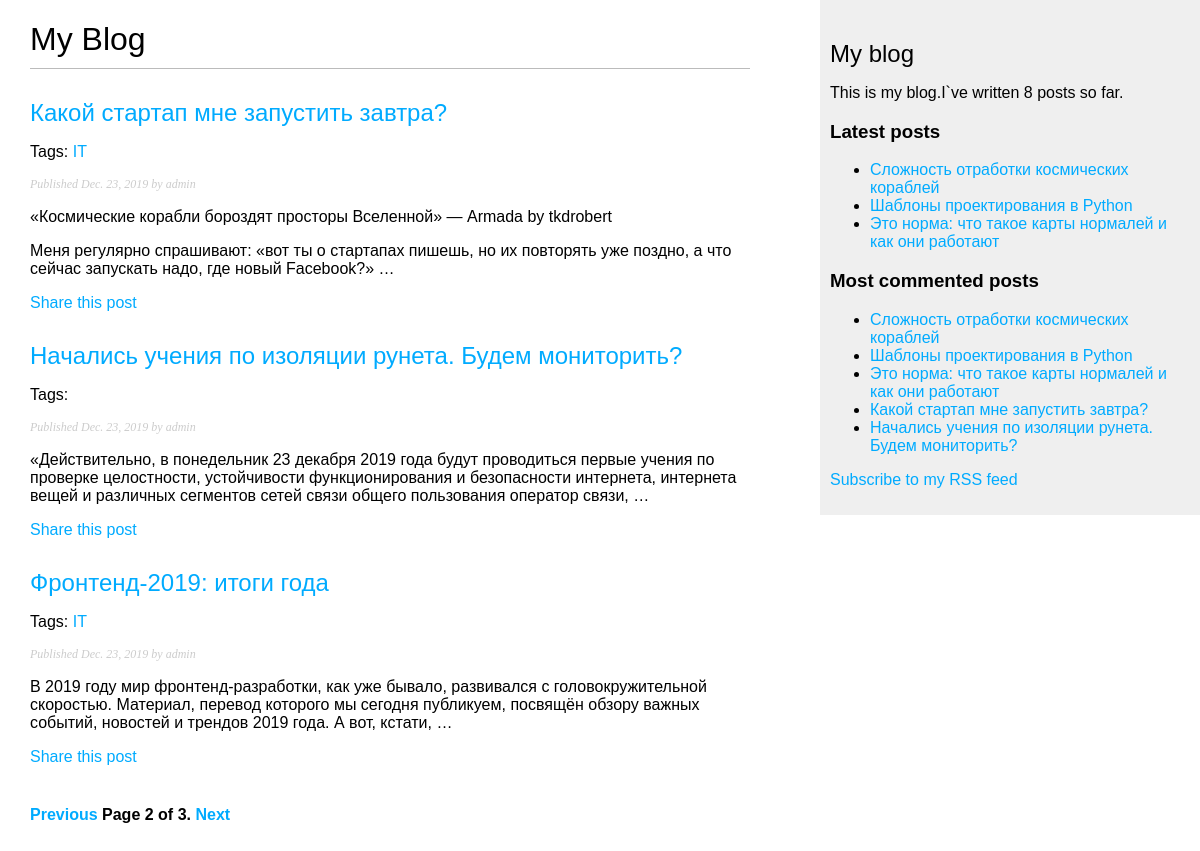
Screenshot of /blog/?page=2 with the database file from the repository.
### blog_app/models.py (models this page shows)
class Post(models.Model):
    STATUS_CHOICES = (
        ('draft','Draft'),
        ('published', 'Published'),
    )
    title = models.CharField(max_length = 250)
    slug = models.SlugField(max_length=250, unique_for_date = 'publish')
    author = models.ForeignKey(User, on_delete=models.CASCADE, related_name ='blog_posts')
    body = models.TextField()
    publish = models.DateField(default = timezone.now)
    created = models.DateField(auto_now_add = True)
    updated = models.DateField(auto_now= True)
    status = models.CharField(max_length = 10, choices = STATUS_CHOICES, default = 'draft')
    objects = models.Manager()
    published = PublishedManager()
    tags = TaggableManager()
    class Meta:
        ordering = ('-publish',)
    def __str__(self):
        return self.title
    def get_absolute_url(self):
        return reverse('blog:post_detail', args=[self.publish.year, self.publish.month, self.publish.day, self.slug])

### blog_app/views.py (the view)
# urls.py: path('',views.post_list, name='post_list'),
def post_list(request,tag_slug = None):
    object_list = Post.published.all()
    tag = None
    if tag_slug:
        tag = get_object_or_404(Tag, slug = tag_slug)
        object_list = object_list.filter(tags__in = [tag])
    paginator = Paginator(object_list,3)# 3 articles per page
    page = request.GET.get('page') if request.GET.get('page') else 1
    posts = {}
    try:
        posts = paginator.page(page)
    except PageNotAnInteger:
        post = paginator.page(1)
    except EmptyPage:
        posts = paginator.page(paginator.num_pages)
    return render(request, 'blog/post/list.html', {'page':page,'posts':posts,'tag': tag})

### blog_app/models.py (called while the page is built)
    def get_queryset(self):
        return super().get_queryset().filter(status = 'published')

### blog_app/templatetags/blog_tags.py (called while the page is built)
@register.simple_tag
def total_posts():
    return Post.published.count()

@register.inclusion_tag('blog/post/latest_post.html')
def show_latest_posts(count = 5):
    latest_posts = Post.published.order_by('-publish')[:count]
    print(latest_posts)
    return {'latest_posts':latest_posts}

@register.simple_tag
def get_most_commented_posts(count =5):
    return Post.published.annotate(total_comments = Count('comments')).order_by('-total_comments')[:count]

@register.filter(name = 'markdown')
def markdown_format(text):
    return mark_safe(markdown.markdown(text))

### templates/blog/post/list.html (shortened to what this page needs)
{% extends "blog/base.html" %}
{% load blog_tags %}
{% block content %}
<h1>My Blog</h1>
{% for post in posts %}
<h2>
    <a href="{{ post.get_absolute_url }}">{{ post.title }}</a>
</h2>
<p class="tags">
    Tags:
    {% for tag in post.tags.all %}
    <a href="{% url "blog:post_list_tag" tag.slug %}">
    {{ tag.name }}
    </a>
    {% endfor %}
    </p>
<p class="date">Published {{ post.publish }} by {{ post.author }}</p>
{{ post.body|markdown|truncatewords_html:30 }}
<p>
    <a href="{% url "blog:post_share" post.id %}">Share this post</a>
</p>
{% endfor %}
{% include "blog/pagination.html" with page=posts %}
{% endblock %}

### templates/blog/base.html (shortened to what this page needs)
{% load blog_tags %}
{% load static %}
<!DOCTYPE html>
<html>
<head>
    <link href="{% static "css/blog.css" %}" rel="stylesheet">
</head>
<body>
    <div id="content">
        {% block content %}
        {% endblock %}
    </div>
    <div id="sidebar">
        <h2>My blog</h2>
        <p>This is my blog.I`ve written {% total_posts %} posts so far.</p>
        <h3>Latest posts</h3>
        {% show_latest_posts 3 %}
        <h3>Most commented posts</h3>
        {% get_most_commented_posts as most_commented_posts %}
        <ul>
            {% for post in most_commented_posts %}
            <li><a href="{{ post.get_absolute_url }}">{{ post.title }}</a></li>
            {% endfor %}
        </ul>
        <p><a href="{% url "blog:post_feed" %}">Subscribe to my RSS feed</a></p>
    </div>
</body>
</html>

### templates/blog/post/latest_post.html
<ul>
    {% for post in latest_posts %}
    <li><a href="{{ post.get_absolute_url }}">{{ post.title }}</a></li>
    {% endfor %}
</ul>

### static/css/blog.css (style rules this page uses)
body { margin:0; padding:0; font-family:helvetica, sans-serif; }
a { color:#00abff; text-decoration:none; }
h1 { font-weight:normal; border-bottom:1px solid #bbb; padding:0 0 10px 0; }
h2 { font-weight:normal; margin:30px 0 0; }
#content { float:left; width:60%; padding:0 0 0 30px; }
#sidebar { float:right; width:30%; padding:10px; background:#efefef; height:100%; }
p.date { color:#ccc; font-family: georgia, serif; font-size: 12px; font-style: italic; }

### rows the page displays
Post: title "Какой стартап мне запустить завтра?", publish "Dec. 23, 2019", author "admin", body "«Космические корабли бороздят просторы Вселенной» — Armada by tkdrobert Меня регулярно спрашивают: «вот ты о стартапах пишешь, но их повторять уже поздно, а что сейчас запускать надо, где новый Facebook?» …"
Tag: name "IT"
Post: title "Начались учения по изоляции рунета. Будем мониторить?", publish "Dec. 23, 2019", author "admin", body "«Действительно, в понедельник 23 декабря 2019 года будут проводиться первые учения по проверке целостности, устойчивости функционирования и безопасности интернета, интернета вещей и различных сегментов сетей связи общего пользования оператор связи, …"
Post: title "Фронтенд-2019: итоги года", publish "Dec. 23, 2019", author "admin", body "В 2019 году мир фронтенд-разработки, как уже бывало, развивался с головокружительной скоростью. Материал, перевод которого мы сегодня публикуем, посвящён обзору важных событий, новостей и трендов 2019 года. А вот, кстати, …"
Post: title "Сложность отработки космических кораблей"
Post: title "Шаблоны проектирования в Python"
Post: title "Это норма: что такое карты нормалей и как они работают"

### other values shown
{{ page.number }} "2"
{{ page.paginator.num_pages }} "3"
